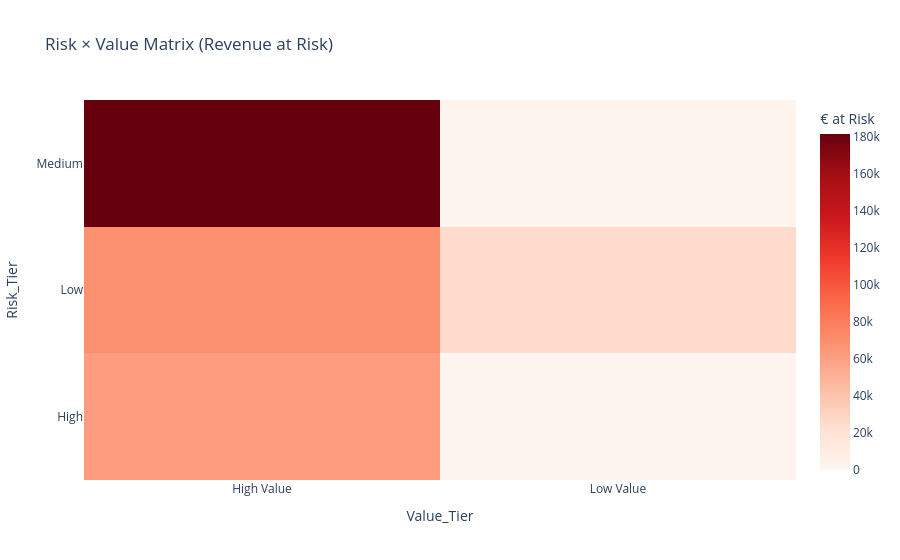

Notebook code cell kept with this figure:
### Code cell
matrix = (
    scores
    .groupby(["Risk_Tier", "Value_Tier"])
    .agg(
        customers=("Actual_Churn", "count"),
        revenue_at_risk=("Expected_Annual_Loss", "sum")
    )
    .reset_index()
)

fig2 = px.density_heatmap(
    matrix,
    x="Value_Tier",
    y="Risk_Tier",
    z="revenue_at_risk",
    color_continuous_scale="Reds",
    title="Risk × Value Matrix (Revenue at Risk)"
)

fig2.update_layout(coloraxis_colorbar_title="€ at Risk")
fig2.show()

### Figure 1 — Plotly figure (JSON) as saved in the notebook; plotly's stock layout.template omitted (floating-point values rounded to 4 significant figures)
{"data": [{"coloraxis": "coloraxis", "histfunc": "sum", "hovertemplate": "Value_Tier=%{x}<br>Risk_Tier=%{y}<br>sum of revenue_at_risk=%{z}<extra></extra>", "name": "", "type": "histogram2d", "x": ["High Value", "Low Value", "High Value", "Low Value", "High Value"], "xaxis": "x", "xbingroup": "x", "y": ["High", "Low", "Low", "Medium", "Medium"], "yaxis": "y", "ybingroup": "y", "z": [63070.0, 25920.0, 68520.0, 399.2, 181700.0]}], "layout": {"coloraxis": {"colorbar": {"title": {"text": "€ at Risk"}}, "colorscale": [[0, "rgb(255,245,240)"], [0.125, "rgb(254,224,210)"], [0.25, "rgb(252,187,161)"], [0.375, "rgb(252,146,114)"], [0.5, "rgb(251,106,74)"], [0.625, "rgb(239,59,44)"], [0.75, "rgb(203,24,29)"], [0.875, "rgb(165,15,21)"], [1, "rgb(103,0,13)"]]}, "legend": {"tracegroupgap": 0}, "title": {"text": "Risk × Value Matrix (Revenue at Risk)"}, "xaxis": {"anchor": "y", "domain": [0, 1], "title": {"text": "Value_Tier"}}, "yaxis": {"anchor": "x", "domain": [0, 1], "title": {"text": "Risk_Tier"}}}}
